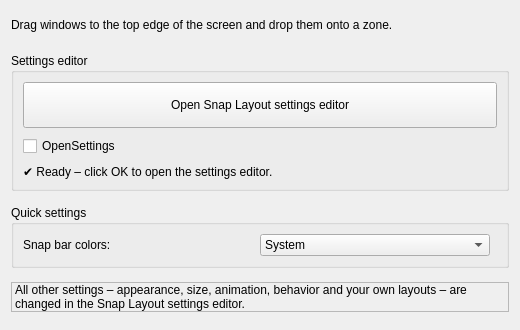
<?xml version="1.0" encoding="UTF-8"?>
<!-- Quick menu behind the gear icon in System Settings → KWin Scripts.
     Source strings are English; System Settings translates them through the
     .mo files in contents/locale (domain "kdesnaplayout"). -->
<ui version="4.0">
 <class>KDESnapLayoutQuickMenu</class>
 <widget class="QWidget" name="KDESnapLayoutQuickMenu">
  <property name="geometry">
   <rect><x>0</x><y>0</y><width>520</width><height>330</height></rect>
  </property>
  <layout class="QVBoxLayout" name="mainLayout">
   <property name="spacing"><number>14</number></property>
   <item>
    <widget class="QLabel" name="subtitle">
     <property name="text"><string>Drag windows to the top edge of the screen and drop them onto a zone.</string></property>
     <property name="wordWrap"><bool>true</bool></property>
    </widget>
   </item>
   <item>
    <widget class="QGroupBox" name="editorBox">
     <property name="title"><string>Settings editor</string></property>
     <layout class="QVBoxLayout" name="editorLayout">
      <property name="spacing"><number>8</number></property>
      <item>
       <widget class="QPushButton" name="openButton">
        <property name="text"><string>Open Snap Layout settings editor</string></property>
        <property name="icon"><iconset theme="configure"/></property>
        <property name="iconSize"><size><width>22</width><height>22</height></size></property>
        <property name="minimumSize"><size><width>0</width><height>46</height></size></property>
       </widget>
      </item>
      <item>
       <widget class="QCheckBox" name="kcfg_OpenSettings">
        <property name="visible"><bool>false</bool></property>
        <property name="text"><string notr="true">OpenSettings</string></property>
       </widget>
      </item>
      <item>
       <widget class="QLabel" name="readyHint">
        <property name="visible"><bool>false</bool></property>
        <property name="text"><string>✔ Ready – click OK to open the settings editor.</string></property>
        <property name="wordWrap"><bool>true</bool></property>
       </widget>
      </item>
     </layout>
    </widget>
   </item>
   <item>
    <widget class="QGroupBox" name="quickBox">
     <property name="title"><string>Quick settings</string></property>
     <layout class="QHBoxLayout" name="quickLayout">
      <item>
       <widget class="QLabel" name="themeLabel">
        <property name="text"><string>Snap bar colors:</string></property>
       </widget>
      </item>
      <item>
       <widget class="QComboBox" name="kcfg_themeMode">
        <property name="minimumSize"><size><width>220</width><height>0</height></size></property>
        <item><property name="text"><string>System</string></property></item>
        <item><property name="text"><string>Light</string></property></item>
        <item><property name="text"><string>Dark</string></property></item>
       </widget>
      </item>
      <item>
       <spacer name="themeSpacer">
        <property name="orientation"><enum>Qt::Horizontal</enum></property>
       </spacer>
      </item>
     </layout>
    </widget>
   </item>
   <item>
    <widget class="QLabel" name="info">
     <property name="text"><string>All other settings – appearance, size, animation, behavior and your own layouts – are changed in the Snap Layout settings editor.</string></property>
     <property name="wordWrap"><bool>true</bool></property>
     <property name="frameShape"><enum>QFrame::StyledPanel</enum></property>
     <property name="margin"><number>10</number></property>
    </widget>
   </item>
   <item>
    <spacer name="bottomSpacer">
     <property name="orientation"><enum>Qt::Vertical</enum></property>
    </spacer>
   </item>
  </layout>
 </widget>
 <resources/>
 <connections>
  <connection>
   <sender>openButton</sender>
   <signal>clicked()</signal>
   <receiver>kcfg_OpenSettings</receiver>
   <slot>toggle()</slot>
  </connection>
  <connection>
   <sender>openButton</sender>
   <signal>clicked()</signal>
   <receiver>readyHint</receiver>
   <slot>show()</slot>
  </connection>
 </connections>
</ui>
